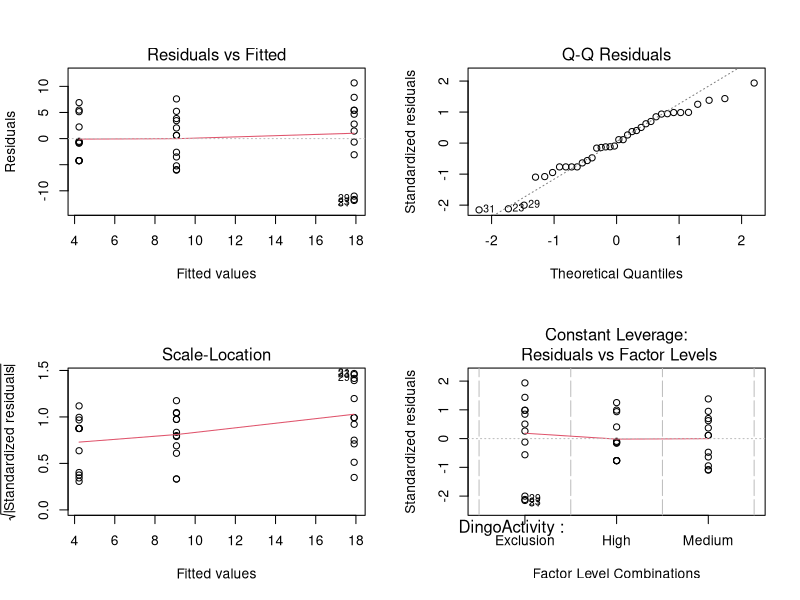
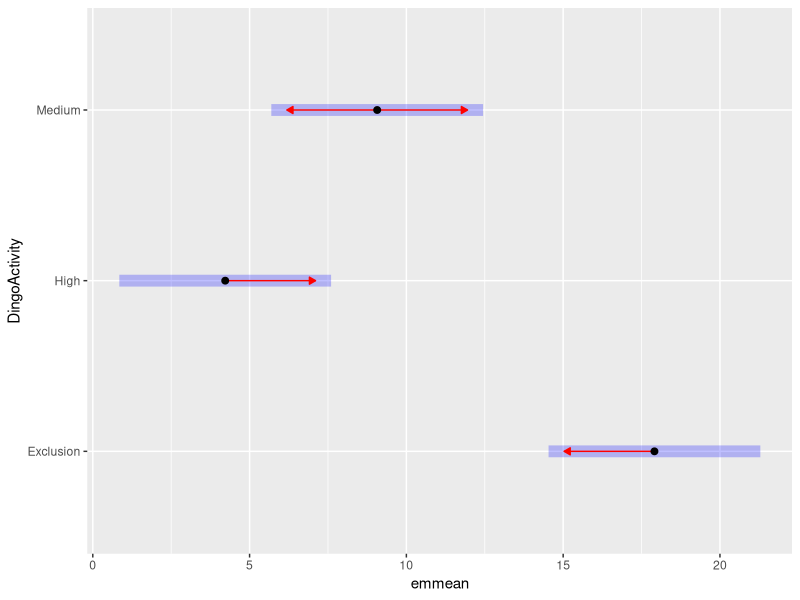
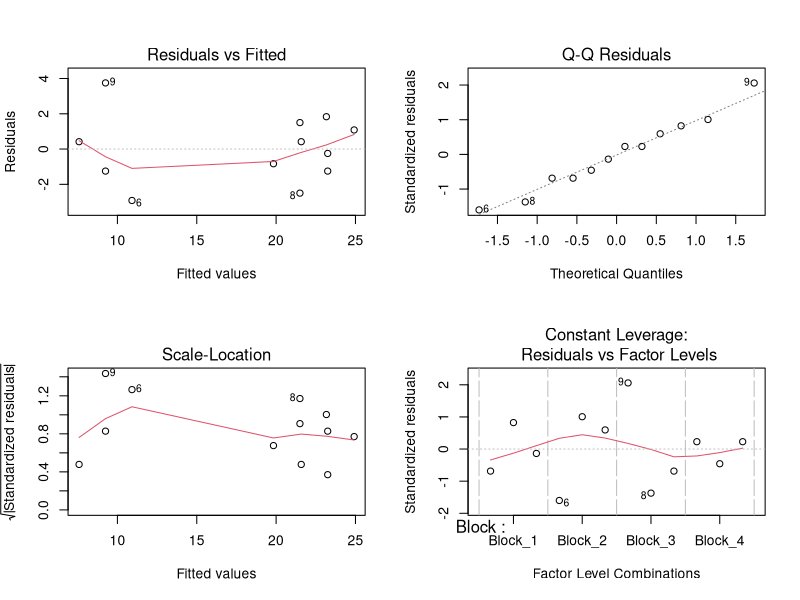
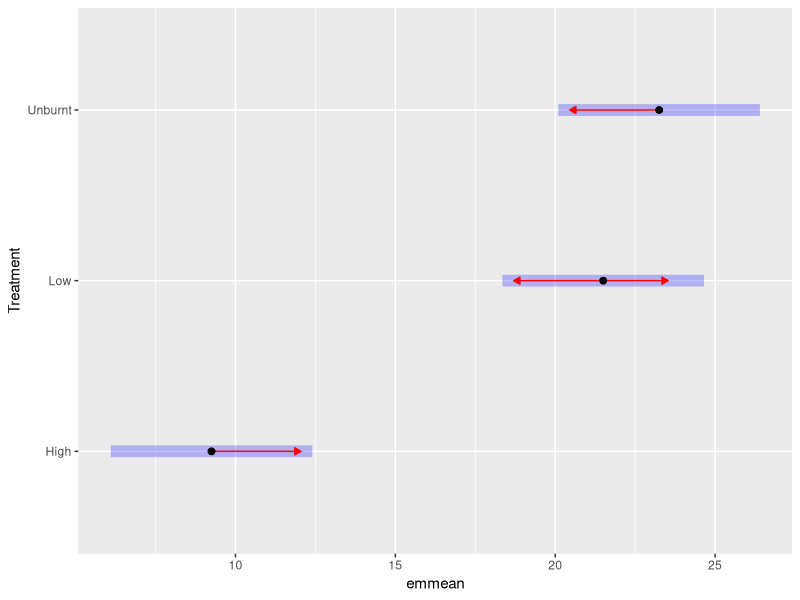

Source code (R) for these figures, in order:
## ---- chunk 1
#
## ---- chunk 2
#
## ---- chunk 3
#
## ---- chunk 4
foxes<-read.csv("data/crd_dingo_fox_exclusion.csv", header=TRUE)
head(foxes)
## ---- chunk 5
fox.anova<-aov(FoxRatePer100~DingoActivity,data=foxes)

par(mfrow=c(2,2))
plot(fox.anova)
par(mfrow=c(1,1))
## ---- chunk 6
summary(fox.anova)
## ---- chunk 7
library(emmeans)
emmeans(fox.anova, pairwise ~ DingoActivity )
## ---- chunk 8
plot(emmeans(fox.anova, "DingoActivity"), comparisons = TRUE)
## ---- chunk 9
# Answer here
## ---- chunk 10
#
## ---- chunk 11
#
## ---- chunk 12
#
## ---- chunk 13
#
## ---- chunk 14
fire<-read.csv("data/rcbd_mammals.csv", header=TRUE)
head(fire)

block.anova<-aov(Abundance~Block+Treatment,data=fire)
## ---- chunk 15
par(mfrow=c(2,2))
plot(block.anova)
par(mfrow=c(1,1))
## ---- chunk 16
summary(block.anova)
## ---- chunk 17
library(emmeans)
emmeans(block.anova, pairwise ~ Treatment)
## ---- chunk 18
plot(emmeans(block.anova, "Treatment"), comparisons = TRUE)
## ---- chunk 19
# Note you can just use a calculator and ANOVA table to do this, but here is how you would do it in R for repeatability.

summary(block.anova)
anova_table <- summary(block.anova)[[1]]

ss_total <- sum(anova_table$`Sum Sq`)
ss_treatment <- anova_table$`Sum Sq`[2]
ss_block <- anova_table$`Sum Sq`[1]

percent_treatment <- (ss_treatment / ss_total) * 100
percent_block <- (ss_block / ss_total) * 100

cat("\n")
cat("Percentage of variation explained by treatments:", round(percent_treatment, 1), "%\n")
cat("Percentage of variation explained by blocks:", round(percent_block, 1), "%\n")
